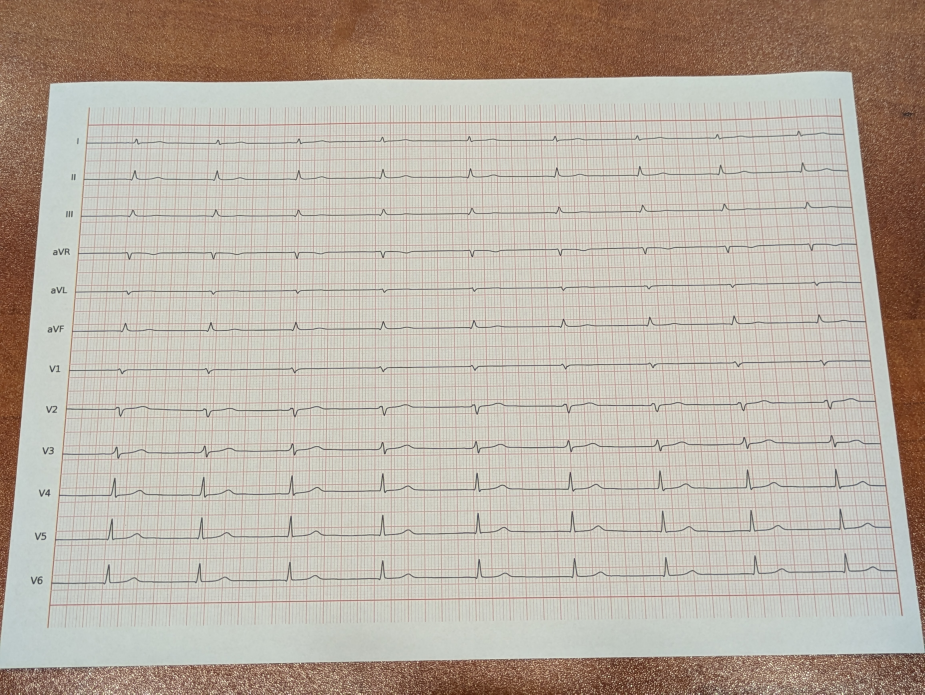
#> input picture photos/git2.jpg, 4624 x 3472 px (shown at 1/5 size)
$ python main.py
#> lines starting #> are read from the running program, lines starting #| are printed output that depends on the picture; after the words box and inside, x2 and y2 are one past the last pixel; in counts of white or black regions, pixels touching at a corner belong together
#> in main, src is the input picture: PIL image 4624x3472 RGB; mean R, G, B 186.6, 176, 164.1
import numpy as np
import cv2
import logging
import matplotlib.pyplot as plt
from PIL import Image

# Basic configuration
logging.basicConfig(
    level=logging.INFO,  # Set logging.info level (DEBUG, INFO, WARNING, ERROR, CRITICAL)
    format='%(asctime)s [%(funcName)s] %(levelname)s - %(message)s'  # Log message format
)

def find_contours(src_array, src_width, src_height):
#> called with src_width = 4624, src_height = 3472
    ratio = src_height / 500

    logging.info(f"ratio: {ratio}")

    height = int(src_height / ratio)
    width = int(src_width / ratio)

    logging.info("resizing image")
    resized_image = cv2.resize(src_array, (width, height))
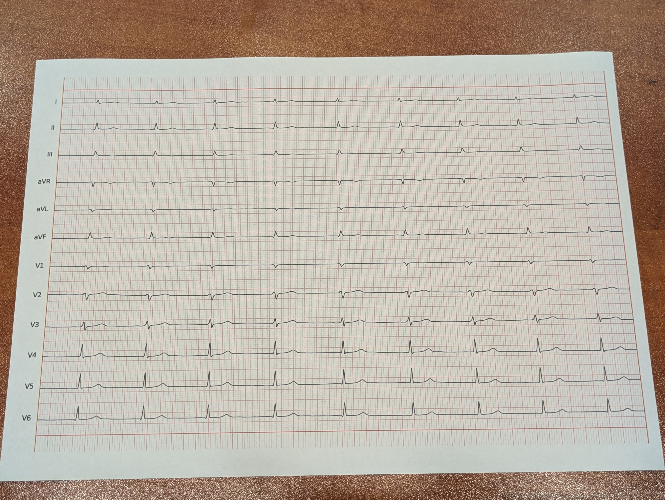
#> resized_image: shape (500, 665, 3); mean R, G, B 186.5, 176, 164

    logging.info("converting to grayscale")
    gray_image = cv2.cvtColor(resized_image, cv2.COLOR_RGB2GRAY, hint = 4)
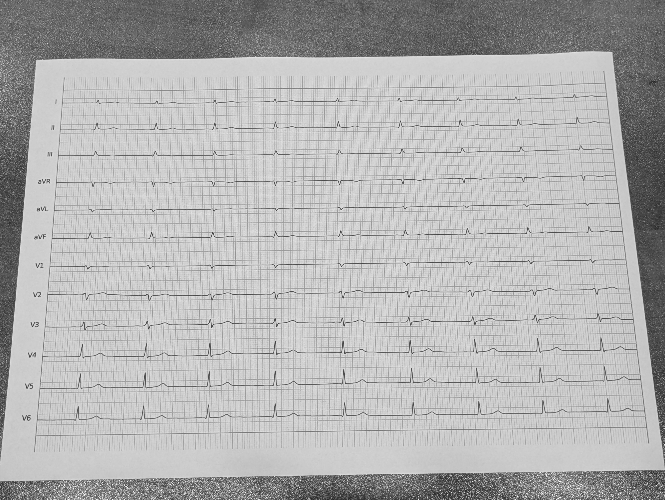
#> gray_image: shape (500, 665); min 37, max 253, mean 177.8

    logging.info("gaussian bloor")
    gblurred_image = cv2.GaussianBlur(gray_image, (5, 5), 0)

    logging.info("canny")
    canned_image = cv2.Canny(gblurred_image, 75, 200)
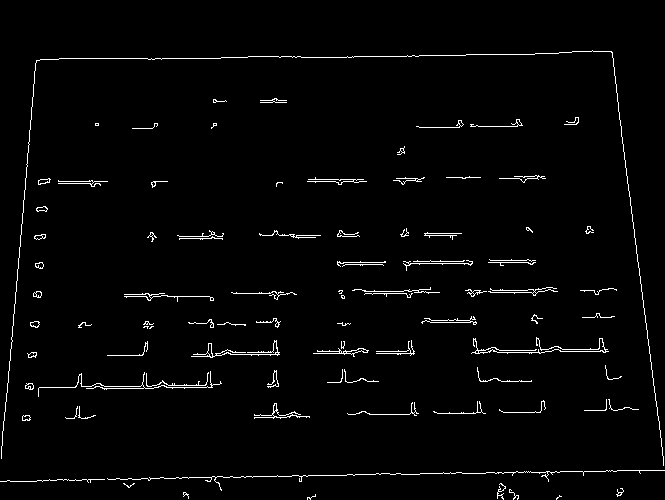
#> canned_image: shape (500, 665); 2.2% white in thin lines or dots

    logging.info("detecting contour")
    contours_found = cv2.findContours(canned_image, cv2.RETR_LIST, cv2.CHAIN_APPROX_SIMPLE)
#> contours_found = 134 contours, 104 with area under 20; largest, box (x1, y1, x2, y2) and area: (254, 403, 310, 419) 95, (191, 340, 280, 358) 80, (313, 348, 369, 357) 77, (272, 410, 293, 418) 53, (471, 337, 609, 354) 50
    contours = contours_found[0] if len(contours_found) == 2 else contours_found[1]
#> contours has the same summary as contours_found

    # Sort contours by area, descending
    contours = sorted(contours, key=cv2.contourArea, reverse=True)

    return contours


def sortPoints(src_points):
    result = [None] * 4

    sum_comparator = lambda p: p[0] + p[1]
    diff_comparator = lambda p: p[1] - p[0]

    result[0] = min(src_points, key=sum_comparator)

    # bottom-right corner = maximal sum
    result[2] = max(src_points, key=sum_comparator)

    # top-right corner = minimal difference
    result[1] = min(src_points, key=diff_comparator)

    # bottom-left corner = maximal difference
    result[3] = max(src_points, key=diff_comparator)

    return np.array(result, dtype=np.float32)

def getQuad(contours, src_width, src_height):
    ratio = src_height / 500  # for normalization if needed later

    for c in contours:
        # Convert contour to float32
        c2f = c.astype(np.float32)

        # Approximate the contour
        peri = cv2.arcLength(c2f, True)
        approx = cv2.approxPolyDP(c2f, 0.02 * peri, True)

        # Reshape to (4, 2) and check for quadrilateral
        if len(approx) == 4:
            points = approx.reshape(4, 2)
            sorted_points = sortPoints(points.astype(np.float32))
            return tuple(sorted_points)

    return None  # If no quadrilateral was found

def main():
    filename = "photos/git2.jpg"

    src = Image.open(filename)
    src_array = np.array(src)
    logging.info(f"x: {src.width} y: {src.height}");

    contours = find_contours(src_array, src.width, src.height)
#> contours has the same summary as contours_found in find_contours

    if not contours:
        logging.error("no contours found")
        return

    quad = getQuad(contours, src.width, src.height)
#> the loop in getQuad, `for c in contours:` made 59 passes
#> (peri, points, sorted_points) on pass 59: (225.3, [[439, 292], [418, 291], [430, 287], [352, 290]], [[352, 290], [439, 292], [439, 292], [352, 290]])
#> peri on passes 1 to 6: 210.7, 422.2, 180.1, 48.63, 693.9, 48.63
#> quad = ([352, 290], [439, 292], [439, 292], [352, 290])

    if not quad:
        logging.error("no quad")
        return

    # Compute width and height of the new image
    (tl, tr, br, bl) = quad
#> tl = [352, 290]; tr = [439, 292]; br = [439, 292]; bl = [352, 290]

    widthA = float(np.linalg.norm(br - bl))
#> widthA = 87.02
    widthB = float(np.linalg.norm(tr - tl))
#> widthB = 87.02
    maxWidth = int(max(widthA, widthB))
#> maxWidth = 87

    heightA = float(np.linalg.norm(tr - br))
#> heightA = 0
    heightB = float(np.linalg.norm(tl - bl))
#> heightB = 0
    maxHeight = int(max(heightA, heightB))
#> maxHeight = 0

    quad = np.array(quad, dtype=np.float32)
#> quad = [[352, 290], [439, 292], [439, 292], [352, 290]]

    # Define destination points for "bird's eye view"
    dst = np.array([
        [0, 0],
        [maxWidth - 1, 0],
        [maxWidth - 1, maxHeight - 1],
        [0, maxHeight - 1]
    ], dtype=np.float32)
#> dst = [[0, 0], [86, 0], [86, -1], [0, -1]]

    # Compute perspective transform matrix and warp
    M = cv2.getPerspectiveTransform(quad, dst)
#> M = [[-3.55e-07, 1.54e-05, -0.00435], [8.15e-05, -0.00355, 1], [-7.78e-09, 3.38e-07, -9.54e-05]]
    warped = cv2.warpPerspective(src_array, M, (maxWidth, maxHeight))
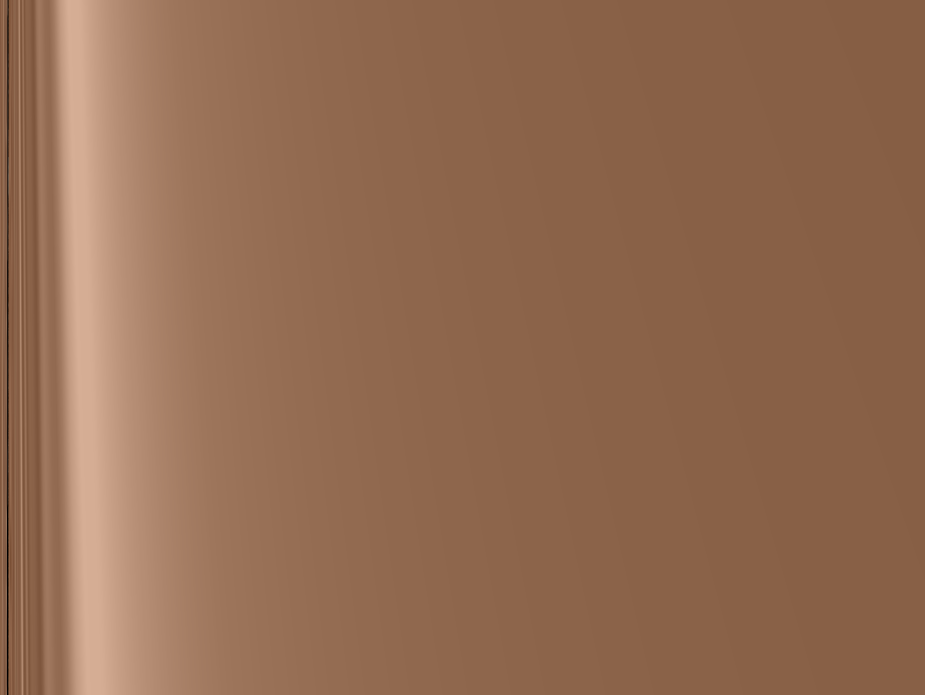
#> warped: shape (3472, 4624, 3) (shown at 1/5 size); mean R, G, B 147, 107.1, 81.2

    '''make PIL image from array'''
    final = Image.fromarray(warped)

    '''display image'''
    plt.imshow(np.array(final))
    plt.tight_layout
    plt.show()

if __name__ == "__main__":
    main()

$ run again, with photos/git1.jpg copied over photos/git2.jpg
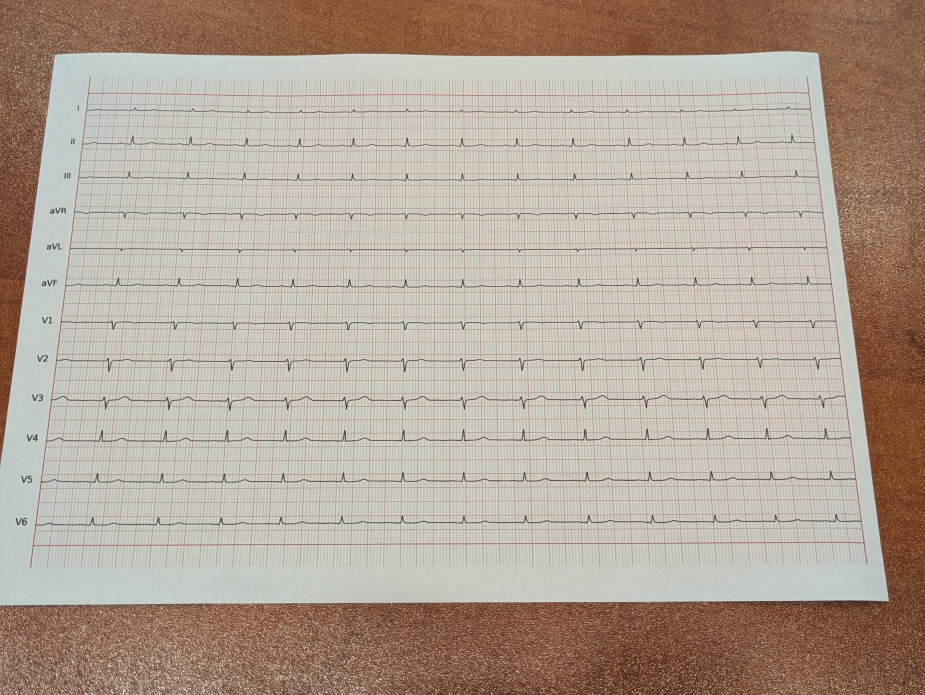
#> input picture photos/git1.jpg, 4624 x 3472 px (shown at 1/5 size)
#> in main, src is the input picture: PIL image 4624x3472 RGB; mean R, G, B 179.4, 165.3, 152.2
#> in find_contours, `canned_image = cv2.Canny(gblurred_image, 75, 200)`:
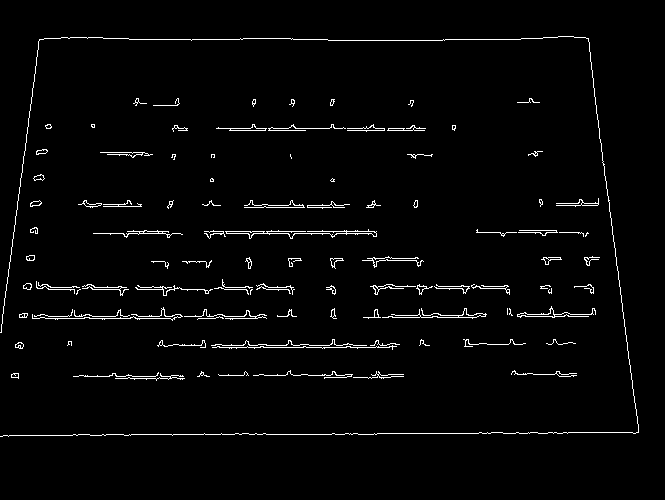
#> canned_image: shape (500, 665); 2.4% white in thin lines or dots, all inside (x1, y1, x2, y2) = (0, 36, 639, 437)
#> contours_found = 158 contours, 107 with area under 20; largest, box (x1, y1, x2, y2) and area: (225, 229, 377, 239) 186, (517, 306, 596, 318) 114, (382, 308, 487, 319) 98, (517, 308, 555, 318) 94, (216, 124, 267, 131) 86
#> in find_contours, `contours = contours_found[0] if len(contours_found) == 2 else contours..`: contours has the same summary as contours_found
#> in main, `contours = find_contours(src_array, src.width, src.height)`: contours has the same summary as contours_found in find_contours
#> the loop in getQuad, `for c in contours:` made 3 passes
#> (peri, points, sorted_points) on pass 3: (390.7, [[382, 317], [486, 314], [421, 308], [458, 316]], [[382, 317], [486, 314], [486, 314], [382, 317]])
#> in main, `quad = getQuad(contours, src.width, src.height)`: quad = ([382, 317], [486, 314], [486, 314], [382, 317])
#> tl = [382, 317]; tr = [486, 314]; bl = [382, 317]
#> widthA = 104
#> heightA = 0
#> in main, `quad = np.array(quad, dtype=np.float32)`: quad = [[382, 317], [486, 314], [486, 314], [382, 317]]
#> dst = [[0, 0], [103, 0], [103, -1], [0, -1]]
#> M = [[-8.79e-05, -0.00305, 1], [-1.91e-06, -6.61e-05, 0.0217], [8.81e-08, 3.05e-06, -0.001]]
#> in main, `warped = cv2.warpPerspective(src_array, M, (maxWidth, maxHeight))`:
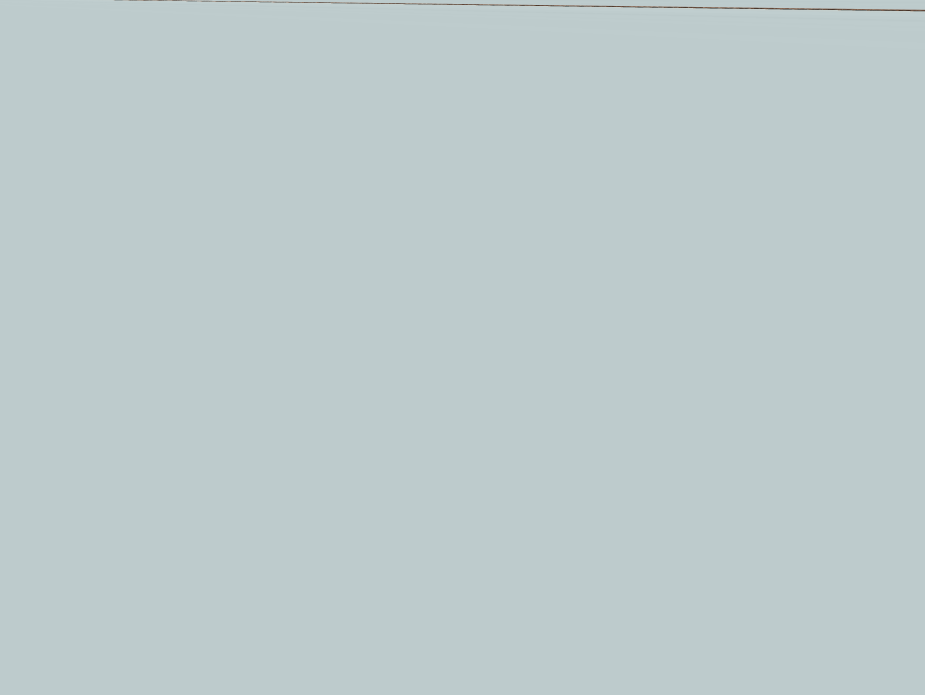
#> warped: shape (3472, 4624, 3) (shown at 1/5 size); mean R, G, B 188.9, 202.9, 203.9

$ run again, with photos/PXL_20250521_090348880.jpg copied over photos/git2.jpg
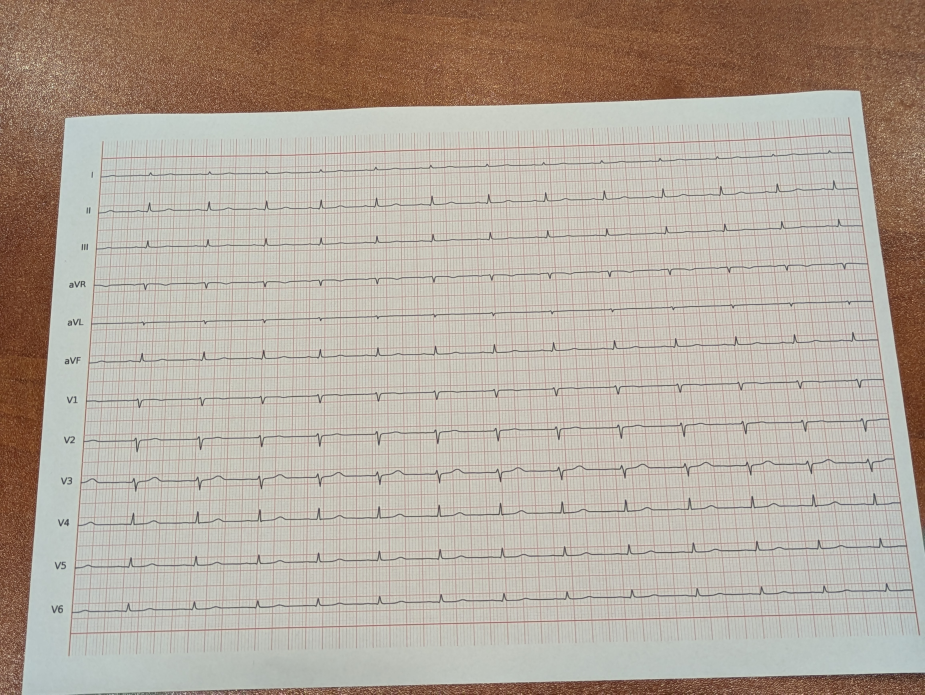
#> input picture photos/PXL_20250521_090348880.jpg, 4624 x 3472 px (shown at 1/5 size)
#> in main, src is the input picture: PIL image 4624x3472 RGB; mean R, G, B 179.4, 167.9, 156
#> in find_contours, `canned_image = cv2.Canny(gblurred_image, 75, 200)`:
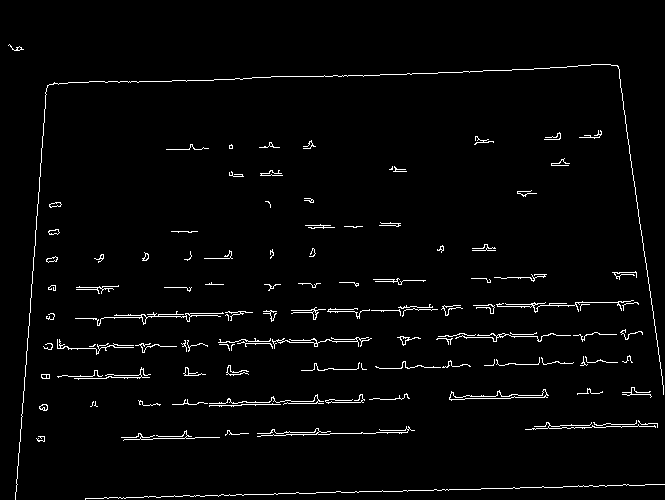
#> canned_image: shape (500, 665); 2.5% white in thin lines or dots
#> contours_found = 138 contours, 114 with area under 20; largest, box (x1, y1, x2, y2) and area: (449, 389, 549, 401) 266, (449, 389, 547, 400) 248, (75, 311, 224, 326) 81, (397, 336, 421, 346) 46, (272, 337, 372, 349) 42
#> in find_contours, `contours = contours_found[0] if len(contours_found) == 2 else contours..`: contours has the same summary as contours_found
#> in main, `contours = find_contours(src_array, src.width, src.height)`: contours has the same summary as contours_found in find_contours
#> the loop in getQuad, `for c in contours:` made 99 passes
#> (peri, points, sorted_points) on pass 99: (69.31, [[400, 315], [399, 309], [371, 310], [398, 310]], [[371, 310], [399, 309], [400, 315], [371, 310]])
#> in main, `quad = getQuad(contours, src.width, src.height)`: quad = ([371, 310], [399, 309], [400, 315], [371, 310])
#> tl = [371, 310]; tr = [399, 309]; br = [400, 315]; bl = [371, 310]
#> widthA = 29.43
#> widthB = 28.02
#> maxWidth = 29
#> heightA = 6.08
#> heightB = 0
#> maxHeight = 6
#> in main, `quad = np.array(quad, dtype=np.float32)`: quad = [[371, 310], [399, 309], [400, 315], [371, 310]]
#> dst = [[0, 0], [28, 0], [28, 5], [0, 5]]
#> M = [[-0.0386, -0.0441, 28], [-0.00142, -0.0397, 12.82], [-0.00138, -0.00158, 1]]
#> in main, `plt.show()`:
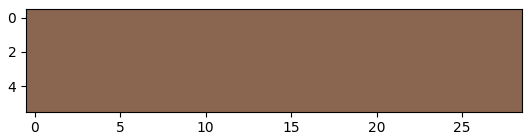
#> figure drawn by matplotlib, 1 panel

$ run again, with photos/PXL_20250521_090447881.jpg copied over photos/git2.jpg
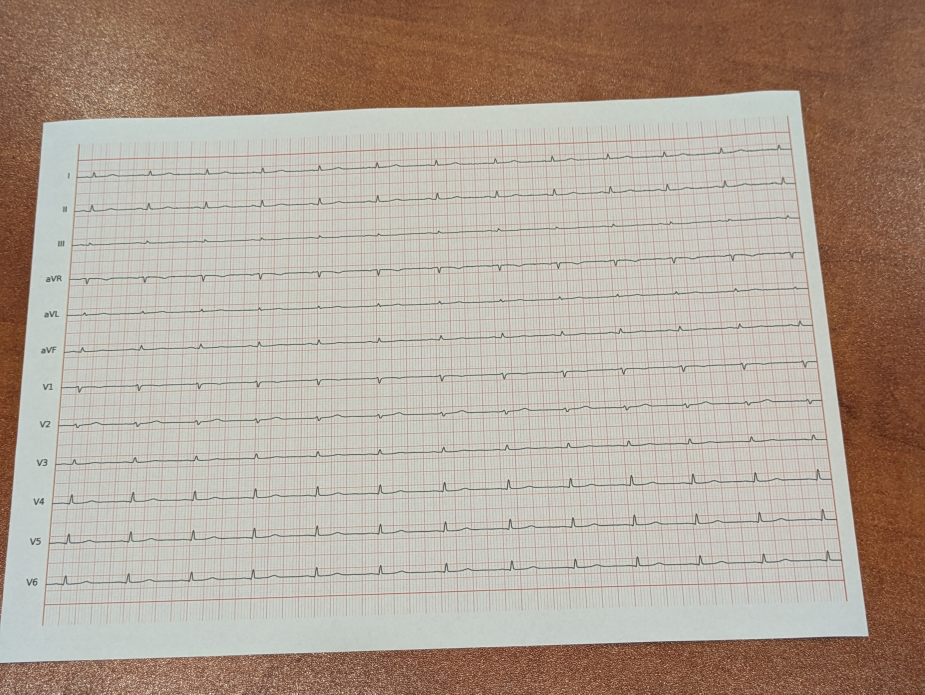
#> input picture photos/PXL_20250521_090447881.jpg, 4624 x 3472 px (shown at 1/5 size)
#> in main, src is the input picture: PIL image 4624x3472 RGB; mean R, G, B 176.7, 162.2, 149.2
#> in find_contours, `canned_image = cv2.Canny(gblurred_image, 75, 200)`:
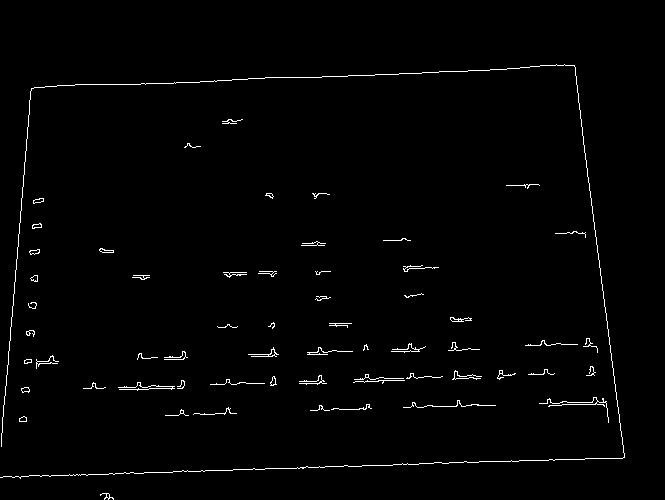
#> canned_image: shape (500, 665); 1.4% white in thin lines or dots, all inside (x1, y1, x2, y2) = (0, 64, 625, 500)
#> contours_found = 78 contours, 57 with area under 20; largest, box (x1, y1, x2, y2) and area: (29, 249, 40, 255) 34, (99, 248, 114, 253) 34, (248, 347, 279, 357) 33, (450, 317, 472, 322) 33, (33, 198, 44, 204) 32
#> in find_contours, `contours = contours_found[0] if len(contours_found) == 2 else contours..`: contours has the same summary as contours_found
#> in main, `contours = find_contours(src_array, src.width, src.height)`: contours has the same summary as contours_found in find_contours
#> the loop in getQuad, `for c in contours:` made 3 passes
#> (peri, points, sorted_points) on pass 3: (111.8, [[278, 354], [273, 347], [269, 354], [248, 354]], [[248, 354], [273, 347], [278, 354], [248, 354]])
#> in main, `quad = getQuad(contours, src.width, src.height)`: quad = ([248, 354], [273, 347], [278, 354], [248, 354])
#> tl = [248, 354]; tr = [273, 347]; br = [278, 354]; bl = [248, 354]
#> widthA = 30
#> widthB = 25.96
#> maxWidth = 30
#> heightA = 8.6
#> heightB = 0
#> maxHeight = 8
#> in main, `quad = np.array(quad, dtype=np.float32)`: quad = [[248, 354], [273, 347], [278, 354], [248, 354]]
#> dst = [[0, 0], [29, 0], [29, 7], [0, 7]]
#> M = [[0.00194, 0.000641, -0.707], [0.000467, 0.00167, -0.707], [6.68e-05, 2.21e-05, -0.0244]]
#> in main, `plt.show()`:
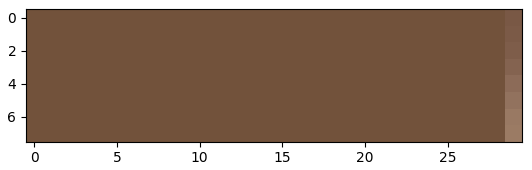
#> figure drawn by matplotlib, 1 panel
